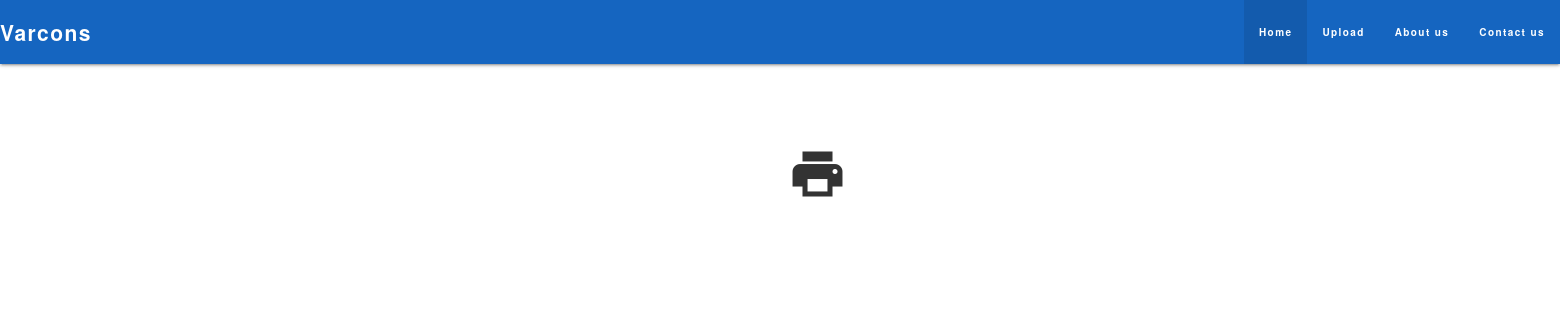
Before: / with the older database file.
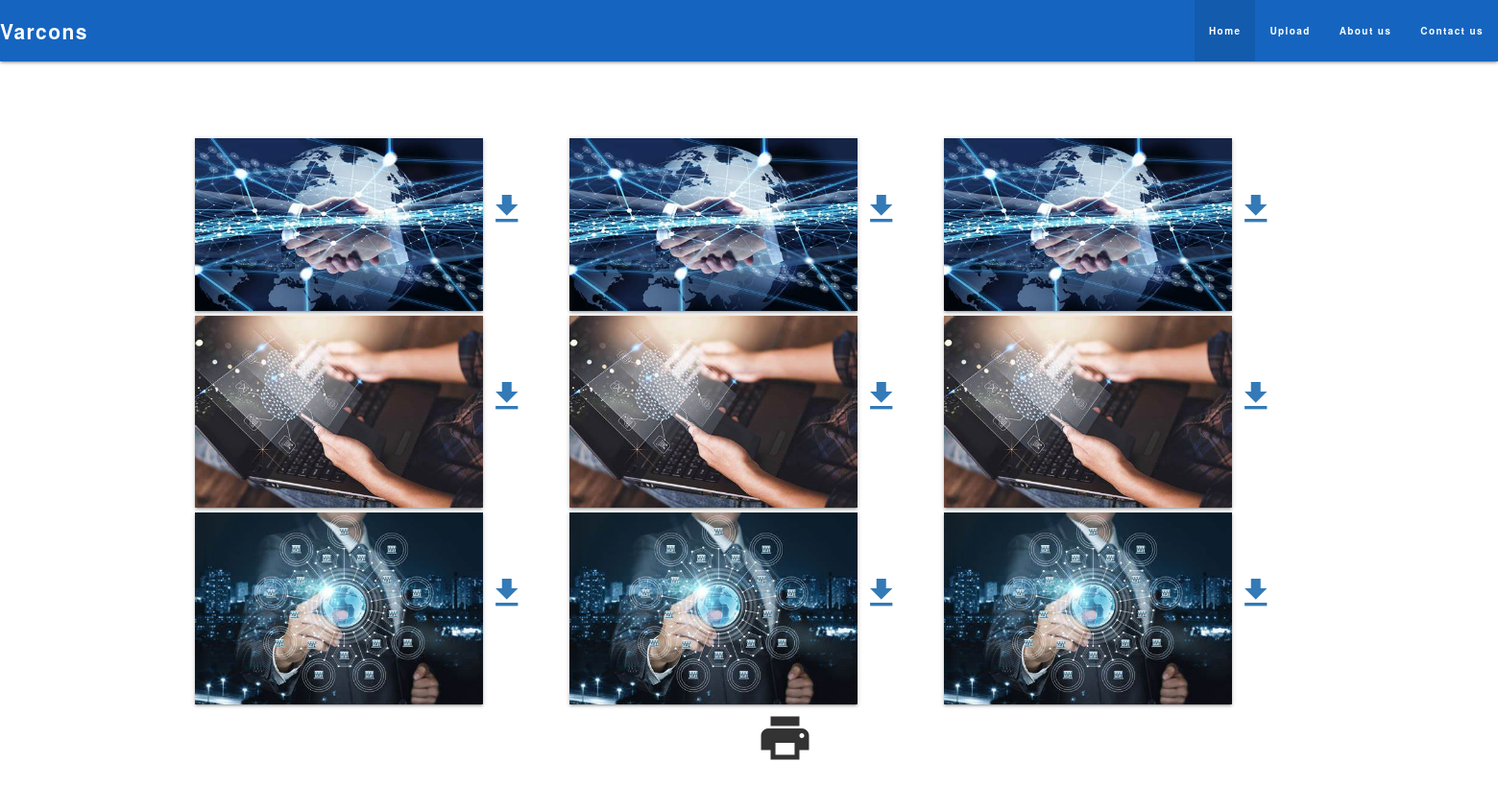
After: the same page with the newer database file.
### tables this page shows
CREATE TABLE `photos` (
  `id` int(12) NOT NULL,
  `filename` varchar(100) NOT NULL
);

### index.php (the view, shortened to what this page needs)
<!DOCTYPE html>
<html>
	<head>
    	<link rel="stylesheet" href="https://cdnjs.cloudflare.com/ajax/libs/materialize/1.0.0/css/materialize.min.css">
      	<link rel="stylesheet" href="style.css">
      	<link rel="stylesheet" href="home.css">
<link rel="stylesheet" href="https://maxcdn.bootstrapcdn.com/bootstrap/3.4.1/css/bootstrap.min.css">
    </head>
    <body>
	    <div class="navbar-fixed">
		    <nav class="blue darken-3">
			<div class="nav-wrapper">
			  <a href="index.php" class="brand-logo">Varcons</a>
			  <ul class="right hide-on-med-and-down">
			    <li class="active"><a href="index.php">Home</a></li>
			    <li><a href="upload.php">Upload</a></li>
			    <li><a href="about.html">About us</a></li>
			    <li><a href="contact.html">Contact us</a></li>
			  </ul>
			</div>
			</nav>
		</div>
		<div class="container" id="photos-offset">
        	<div class="row">
		      	<?php
		        $db = mysqli_connect("localhost", "root", "", "varcons");
		        $query = " select * from photos ";
		        $result = mysqli_query($db, $query);
		        while ($data = mysqli_fetch_assoc($result)) {
		        ?>
		        	<div class="photo_align col s12 m12 l4">
      		 			<img class="hoverable z-depth-1 photos" src="./photos/<?php echo $data['filename']; ?>">
      		 			<a href="./photos/<?php echo $data['filename']; ?>" download><i class="material-icons medium">download</i></a>
      		 		</div>
		        <?php
		        }
		        ?>
		    	<i class="col s12 m12 l12 offset-s6 offset-m6 offset-l6 material-icons large" style="cursor: pointer;" onclick="window.print();return false;">print</i>
		    </div>
      	</div>
	</body>
</html>

### style.css (style rules this page uses)
* { margin: 0; padding: 0; box-sizing: border-box; }
body { background: #eee; font-size: 12px; font-family: 'Montserrat', sans-serif; font-weight: 700; letter-spacing: 1.4px; }

### home.css (style rules this page uses)
#photos-offset { margin-top: 10vh; }
.photos { width: 300px; transition: transform 0.2s; transition-timing-function: ease-in; }
.photo_align { margin-bottom:5px; }

Changed rows visible on the page:
added photos: filename (picture)
added photos: filename (picture)
added photos: filename (picture)
added photos: filename (picture)
added photos: filename (picture)
added photos: filename (picture)
added photos: filename (picture)
added photos: filename (picture)
added photos: filename (picture)
